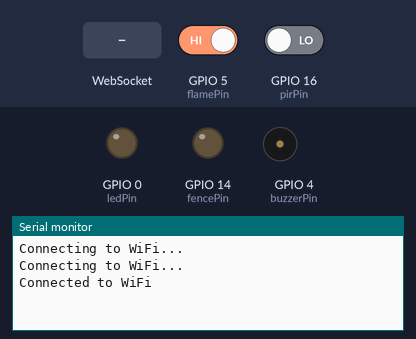
Simulated run of this sketch. Board: ESP8266 (NodeMCU). Parts: output pins drawn as LEDs (lit = HIGH), buzzer (waves = sounding, pin HIGH), the last lines printed to the serial monitor. The test bench sets the inputs (shaded band); at power-on: GPIO 5 (flamePin) HIGH, GPIO 16 (pirPin) LOW. WiFi joins after 1.5 s; servers stay silent unless stated.

Above: at 3.2 s.
3.3 s: GPIO 5 (flamePin) driven LOW
At 4.2 s:
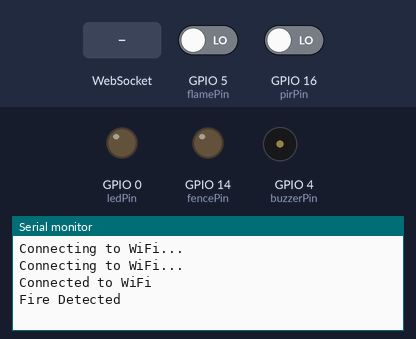
4.8 s: GPIO 16 (pirPin) driven HIGH
At 5.3 s:
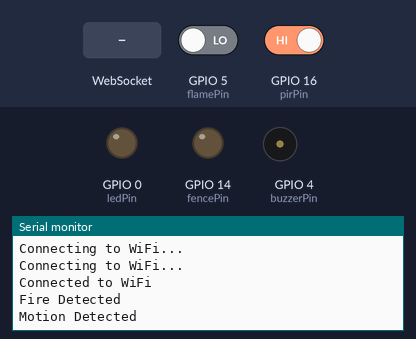
6.3 s: WebSocket text "wildlife" received
At 7.5 s:
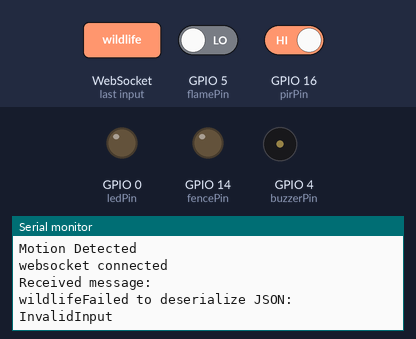
7.8 s: WebSocket text "fire" received
At 8.8 s:
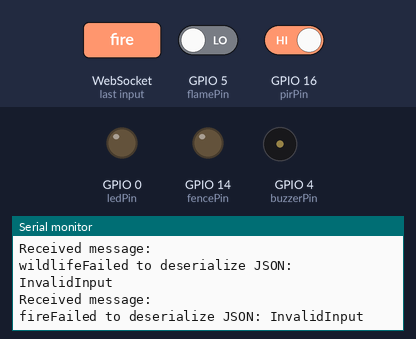
9.3 s: WebSocket text "no-wildlife" received
At 9.9 s:
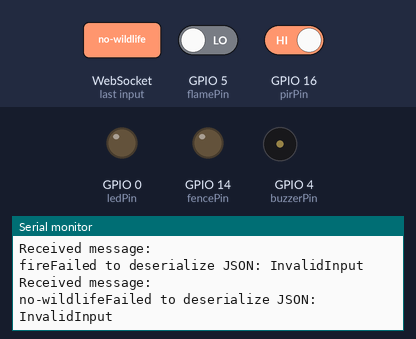
10.8 s: GPIO 5 (flamePin) driven HIGH
At 12.3 s:
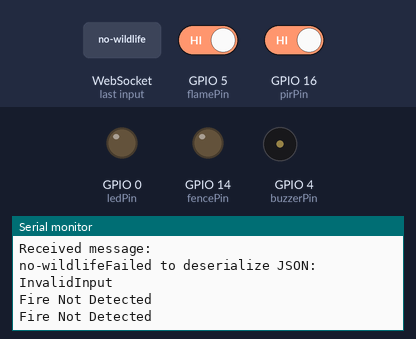

The sketch:

Forest_safety_script.ino
```cpp
#include <ArduinoJson.h>
#include <ESP8266WiFi.h>
#include <WebSocketsClient.h>

const char* ssid = "eli";    // Replace with your WiFi network name
const char* password = "12345678";   // Replace with your WiFi network password
const char* webSocketServer = "192.168.1.6";   // Replace with your WebSocket server address

int webSocketPort = 8080;   // Replace with your WebSocket server port

WiFiClient wifiClient;
WebSocketsClient webSocketClient;

const int pirPin = 16;
const int flamePin = 5;
const int buzzerPin = 4;
const int ledPin = 0;
const int fencePin = 14;

boolean motionFlag = false;
boolean flameFlag = false;

void setup() {
  Serial.begin(9600);
  WiFi.begin(ssid, password);
  while (WiFi.status() != WL_CONNECTED) {
    Serial.println("Connecting to WiFi...");
    delay(1000);
  }
  Serial.println("Connected to WiFi");

  pinMode(flamePin,INPUT);
  pinMode(pirPin,INPUT);
  pinMode(buzzerPin,OUTPUT);
  pinMode(ledPin,OUTPUT);
  pinMode(fencePin,OUTPUT);

  webSocketClient.begin(webSocketServer, webSocketPort, "/");
  webSocketClient.onEvent(webSocketEvent);
}

void loop() {
  const int motionSensorValue = digitalRead(pirPin);
  const int flameSensorValue = digitalRead(flamePin);
//  Serial.println("Motion Sensor : " + String(motionSensorValue) + " Flame Sensor : " + String(flameSensorValue));

  if(flameSensorValue == 0)
  {
    if(!flameFlag)
    {
      flameFlag = true;
      StaticJsonDocument<200> jsonMessage;
      jsonMessage.clear();
      jsonMessage["from"] = "device";
      String message;
      jsonMessage["sensor"] = "fire";
      jsonMessage["value"] = true;
      serializeJson(jsonMessage,message);
      webSocketClient.sendTXT(message);
      Serial.println("Fire Detected");
    }
  }
  else
  {
    if(flameFlag)
    {
      flameFlag = false;
      StaticJsonDocument<200> jsonMessage;
      jsonMessage.clear();
      jsonMessage["from"] = "device";
      String message;
      jsonMessage["sensor"] = "fire";
      jsonMessage["value"] = false;
      serializeJson(jsonMessage,message);
      webSocketClient.sendTXT(message);
      Serial.println("Fire Not Detected");
      Serial.println("Fire Not Detected");
    }
  }
  if(motionSensorValue == 1)
  {
    if(!motionFlag)
    {
      motionFlag = true;
      StaticJsonDocument<200> jsonMessage;
      jsonMessage.clear();
      jsonMessage["from"] = "device";
      String message;
      jsonMessage["sensor"] = "motion";
      jsonMessage["value"] = true;
      serializeJson(jsonMessage,message);
      webSocketClient.sendTXT(message);
      Serial.println("Motion Detected");
    }
  }
  else
  {
    if(motionFlag)
    {
      motionFlag = false;
      StaticJsonDocument<200> jsonMessage;
      jsonMessage.clear();
      jsonMessage["from"] = "device";
      String message;
      jsonMessage["sensor"] = "motion";
      jsonMessage["value"] = false;
      serializeJson(jsonMessage,message);
      webSocketClient.sendTXT(message);
      Serial.println("Motion Not Detected");
    }
  }
  webSocketClient.loop();
}

void webSocketEvent(WStype_t eventType, uint8_t * payload, size_t length) {
  switch (eventType) {
    case WStype_DISCONNECTED:
      Serial.println("WebSocket disconnected");
      break;
    case WStype_CONNECTED:
      Serial.println("websocket connected");
      break;
    case WStype_TEXT:
      String msg = String((char *) payload);
      Serial.println("Received message: ");
      Serial.print(msg);

      StaticJsonDocument<1024> doc;
      DeserializationError error = deserializeJson(doc, msg);

      if (error)
      {
        Serial.print("Failed to deserialize JSON: ");
        Serial.println(error.c_str());
        return;
      }

      if (doc.containsKey("type"))
      {
        String type = doc["type"];
//        Serial.print("Type : ");
//          Serial.println(type);
        if(type == "wildlife")
        {
          handleMotionMessage(doc);
        }
        else if(type == "fire")
        {
          handleFireMessage(doc);
        }
        else if(type == "no-wildlife")
        {
          handleNoWildlifeMessage(doc);
        }
        else if(type == "no-fire")
        {
          handleNoFireMessage(doc);
        }
      }
      break;
  }
}


void handleNoWildlifeMessage(StaticJsonDocument<1024> msg)
{
  digitalWrite(fencePin,LOW);
  digitalWrite(ledPin,LOW);
}

void handleMotionMessage(StaticJsonDocument<1024> msg)
{
  Serial.println(String(msg["data"]));
  digitalWrite(ledPin,HIGH);
  digitalWrite(fencePin,HIGH);
}

void handleFireMessage(StaticJsonDocument<1024> msg)
{
  digitalWrite(buzzerPin,HIGH);
  digitalWrite(ledPin,HIGH);
}

void handleNoFireMessage(StaticJsonDocument<1024> msg)
{
  digitalWrite(buzzerPin,LOW);
  digitalWrite(ledPin,LOW);
}
```

Measured:
- after the input at 3.3 s, the serial monitor: prints a new line at once (image 1)
- after the input at 4.8 s, the serial monitor: prints a new line at once (image 2)
- after the input at 6.3 s, the serial monitor: prints a new line at once (image 3)
- after the input at 7.8 s, the serial monitor: prints a new line at once (image 4)
- after the input at 9.3 s, the serial monitor: prints a new line at once (image 5)
- after the input at 10.8 s, the serial monitor: prints a new line at once (image 6)
